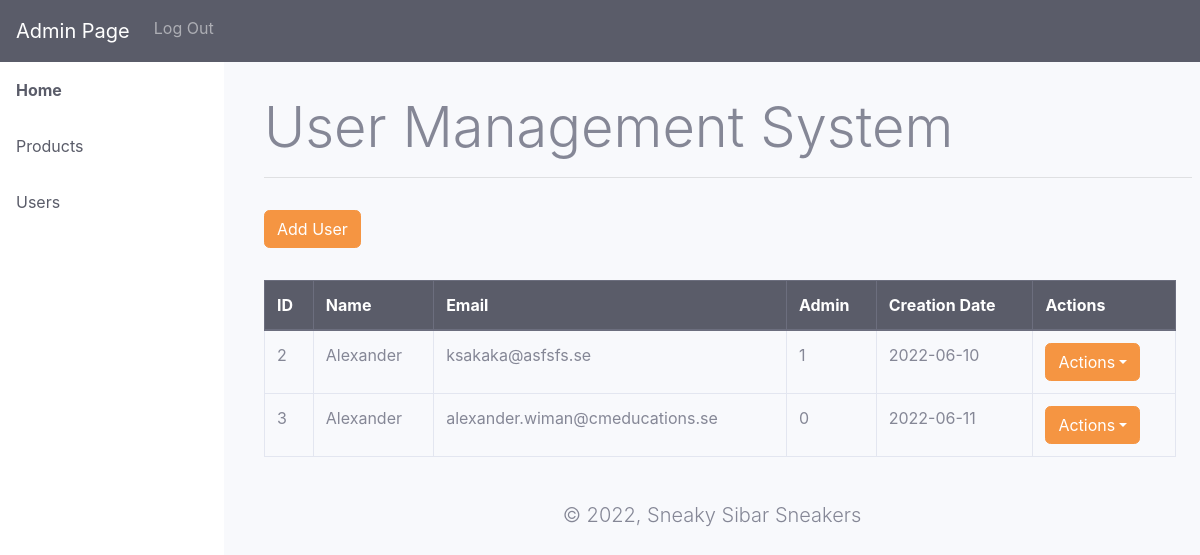
Page /admin/admin-users.php on the committed database.
### tables this page shows
CREATE TABLE `users` (
  `id` int(11) NOT NULL,
  `first_name` varchar(60) NOT NULL,
  `last_name` varchar(60) NOT NULL,
  `email` varchar(150) NOT NULL,
  `password` varchar(60) NOT NULL,
  `phone` varchar(60) NOT NULL,
  `street` varchar(255) NOT NULL,
  `postal_code` varchar(255) NOT NULL,
  `city` varchar(90) NOT NULL,
  `country` varchar(90) NOT NULL,
  `create_date` date NOT NULL,
  `points` varchar(50) DEFAULT NULL,
  `admin` varchar(9) NOT NULL
);

### public/admin/admin-users.php (the view, shortened to what this page needs)
<?php
    require('../../src/dbconnect.php');
$sql = "SELECT * FROM users;";
$stmt = $dbconnect->query($sql);
$users = $stmt->fetchAll();
?>
<!DOCTYPE html>
<html lang="en">
<head>
	<link rel="stylesheet" href="https://cdn.jsdelivr.net/npm/bootstrap@4.3.1/dist/css/bootstrap.min.css">
    <link rel="stylesheet" href="../css/sb-admin-2.css">
</head>
<body>
<?php include "includes/admin_header.php"; ?>
    <div id="wrapper">
<?php include "includes/admin_sidebar.php"; ?>
<div id="content-wrapper" class="pt-3">
    <div class="container-fluid m-3 mt-3">
     <h1 class="display-4">User Management System</h1>
     <hr>
<form action="adding-user.php" method="GET" class="mb-3 pt-3">
<input type="submit" class='btn btn-primary' data-toggle='modal' data-target='#add_modal' name="addUser" value="Add User">
</form>
<div class="pt-3 pr-3">
<table class="table table-bordered">
<thead class="thead-dark">
<tr>
    <th>ID</th>
    <th>Name</th>
    <th>Email</th>
    <th>Admin</th>
    <th>Creation Date</th>
    <th>Actions</th>
</tr>
</thead>
<tbody>
<tr>
<?php foreach($users as $user)  {  ?>
<td><?=htmlentities($user['id'])?></td>
<td><?=htmlentities($user['first_name'])?></td>
<td><?=htmlentities($user['email'])?></td>
<td><?=htmlentities($user['admin'])?></td>
<td><?=htmlentities($user['create_date'])?></td>
<td>
<div class='dropdown'>
<button class='btn btn-primary dropdown-toggle' type='button' id='dropdownMenuButton' data-toggle='dropdown' aria-haspopup='true' aria-expanded='false'>
    Actions</button>
</td>
</tr>
										<?php } ?>
</table>
</div>
</body>
</html>
<?php include "includes/admin_footer.php"; ?>

### rows in the picture
users: id "2", first_name "Alexander", email "ksakaka@asfsfs.se", admin "1", create_date "2022-06-10"
users: id "3", first_name "Alexander", email "alexander.wiman@cmeducations.se", admin "0", create_date "2022-06-11"
